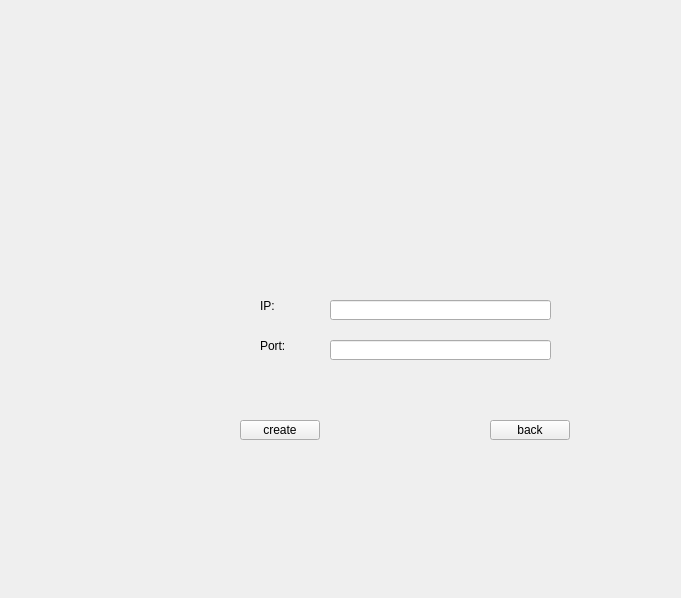
<?xml version="1.0" encoding="UTF-8"?>
<ui version="4.0">
 <class>CreateSession</class>
 <widget class="QWidget" name="CreateSession">
  <property name="geometry">
   <rect>
    <x>0</x>
    <y>0</y>
    <width>681</width>
    <height>598</height>
   </rect>
  </property>
  <property name="windowTitle">
   <string>Form</string>
  </property>
  <widget class="QPushButton" name="backButton">
   <property name="geometry">
    <rect>
     <x>490</x>
     <y>420</y>
     <width>80</width>
     <height>20</height>
    </rect>
   </property>
   <property name="text">
    <string>back</string>
   </property>
  </widget>
  <widget class="QPushButton" name="createButton">
   <property name="geometry">
    <rect>
     <x>240</x>
     <y>420</y>
     <width>80</width>
     <height>20</height>
    </rect>
   </property>
   <property name="text">
    <string>create</string>
   </property>
  </widget>
  <widget class="QLineEdit" name="ipInput">
   <property name="geometry">
    <rect>
     <x>330</x>
     <y>300</y>
     <width>221</width>
     <height>20</height>
    </rect>
   </property>
  </widget>
  <widget class="QLineEdit" name="portInput">
   <property name="geometry">
    <rect>
     <x>330</x>
     <y>340</y>
     <width>221</width>
     <height>20</height>
    </rect>
   </property>
  </widget>
  <widget class="QLabel" name="ipLabel">
   <property name="geometry">
    <rect>
     <x>260</x>
     <y>300</y>
     <width>54</width>
     <height>12</height>
    </rect>
   </property>
   <property name="text">
    <string>IP:</string>
   </property>
  </widget>
  <widget class="QLabel" name="portLabel">
   <property name="geometry">
    <rect>
     <x>260</x>
     <y>340</y>
     <width>54</width>
     <height>12</height>
    </rect>
   </property>
   <property name="text">
    <string>Port:</string>
   </property>
  </widget>
 </widget>
 <resources/>
 <connections/>
</ui>
